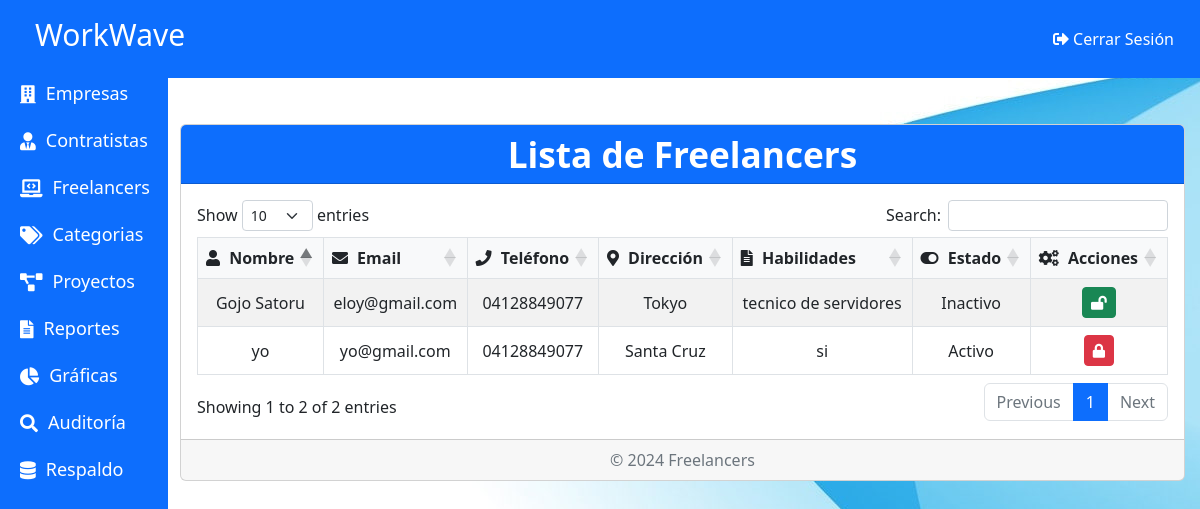
The page /Admin/Freelancers.php on the database as committed earlier.
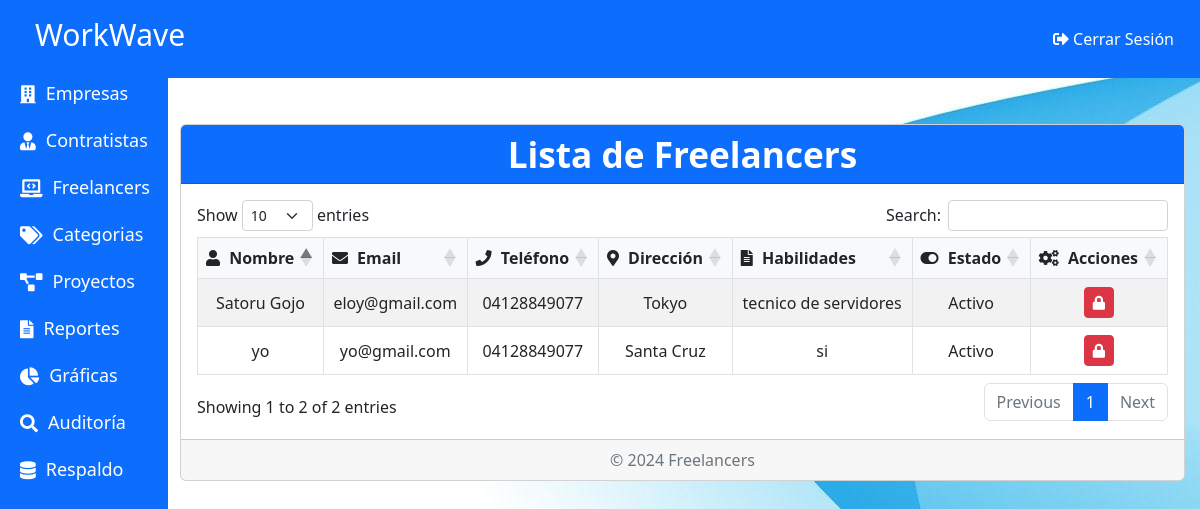
The same page on the database as committed later.
### tables this page shows
CREATE TABLE `freelancers` (
  `id` int(11) NOT NULL,
  `nombre` varchar(255) NOT NULL,
  `email` varchar(255) NOT NULL,
  `telefono` varchar(20) NOT NULL,
  `direccion` text NOT NULL,
  `descripcion_habilidades` text NOT NULL,
  `curriculum` varchar(255) DEFAULT NULL,
  `portafolio` varchar(255) DEFAULT NULL,
  `contrasena` varchar(255) NOT NULL,
  `Estado` tinyint(1) DEFAULT 0,
  `image_url` varchar(255) DEFAULT NULL,
  `membership_type` varchar(255) DEFAULT NULL,
  `membership_start_date` date DEFAULT NULL,
  `membership_end_date` date DEFAULT NULL
);

### Admin/Freelancers.php (the view, shortened to what this page needs)
<?php
include './Dashboard.php';
?>
<!DOCTYPE html>
<html lang="es">
<head>
    <link href="./Assets/css/bootstrap.min.css" rel="stylesheet">
    <link rel="stylesheet" href="https://cdnjs.cloudflare.com/ajax/libs/font-awesome/5.15.4/css/all.min.css">
    <link rel="stylesheet" href="https://cdn.datatables.net/1.11.5/css/dataTables.bootstrap5.min.css">
    <link rel="stylesheet" href="./Assets/css/CRUD.css">
</head>
<body>
<nav class="navbar navbar-expand-lg navbar-light bg-light">
    <div class="container-fluid">
        <a class="navbar-brand" href="#">Freelancers</a>
    </div>
</nav>
<div class="container mt-5 content-wrapper">
    <div class="card">
        <div class="card-header bg-primary text-white">
            <h2 class="card-title m-0" style="color: white;">Lista de Freelancers</h2>
        </div>
        <div class="card-body">
            <div class="table-responsive">
                <table id="freelancersTable" class="table table-bordered table-striped table-hover">
                    <thead>
                        <tr class="text-center">
                            <th><i class="fas fa-user"></i> Nombre</th>
                            <th><i class="fas fa-envelope"></i> Email</th>
                            <th><i class="fas fa-phone"></i> Teléfono</th>
                            <th><i class="fas fa-map-marker-alt"></i> Dirección</th>
                            <th><i class="fas fa-file-alt"></i> Habilidades</th>
                            <th><i class="fas fa-toggle-on"></i> Estado</th>
                            <th><i class="fas fa-cogs"></i> Acciones</th>
                        </tr>
                    </thead>
                    <tbody>
                        <?php
                        include './conexion.php';
                        $sql = "SELECT * FROM freelancers";
                        $result = $conn->query($sql);
                        if ($result->num_rows > 0) {
                            while ($row = $result->fetch_assoc()) {
                                echo "<tr>
                                    <td>{$row['nombre']}</td>
                                    <td>{$row['email']}</td>
                                    <td>{$row['telefono']}</td>
                                    <td>{$row['direccion']}</td>
                                    <td>{$row['descripcion_habilidades']}</td>
                                    <td class='text-center'>".($row['Estado'] ? 'Activo' : 'Inactivo')."</td>
                                    <td class='text-center'>
                                        <button onclick='toggleStatus({$row['id']}, ".($row['Estado'] ? 'false' : 'true').")' class='btn ".($row['Estado'] ? 'btn-danger' : 'btn-success')." btn-sm' title='Cambiar Estado'>
                                            <i class='fas ".($row['Estado'] ? 'fa-lock' : 'fa-lock-open')."'></i>
                                        </button>
                                    </td>
                                </tr>";
                            }
                        } else {
                            echo "<tr><td colspan='10' class='text-center'>No se encontraron freelancers</td></tr>";
                        }
                        ?>
                    </tbody>
                </table>
            </div>
        </div>
        <div class="card-footer text-muted text-center">
            <p class="mb-0">© 2024 Freelancers</p>
        </div>
    </div>
</div>
</body>
</html>

Rows that differ between the two databases and show on the page:
changed freelancers "eloy@gmail.com": nombre "Gojo Satoru" → "Satoru Gojo"; Estado "Inactivo" → "Activo"
